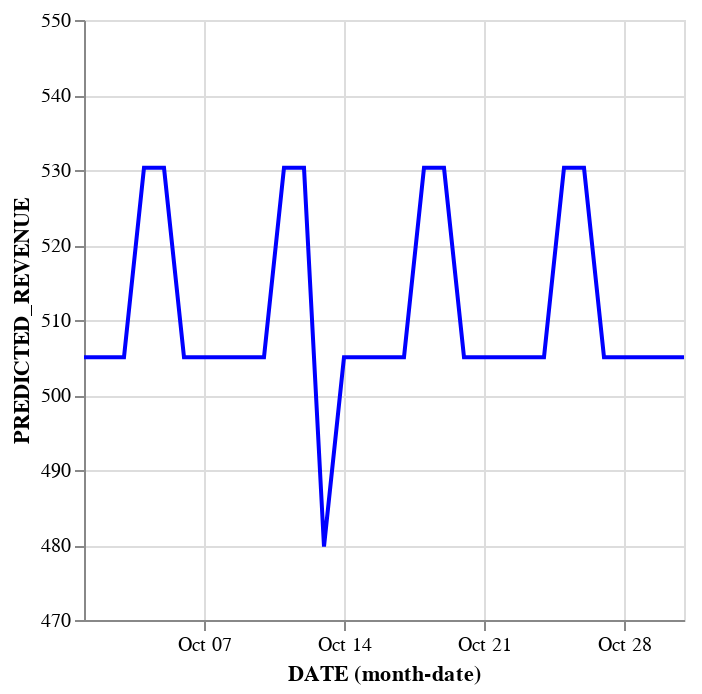

Source (notebook cell):
### Code cell
import altair as alt
alt.data_transformers.disable_max_rows()

chart_predicted = alt.Chart(df_forecast).mark_line(color='blue').encode(
    x='monthdate(DATE):T',
    y=alt.Y('PREDICTED_REVENUE:Q',scale=alt.Scale(domain=[470, 550])),
    tooltip=['DATE', 'PREDICTED_REVENUE']
)
chart_predicted

### Figure 1 — Vega-Lite specification as saved in the notebook (floating-point values rounded to 4 significant figures)
{"config": {"view": {"continuousWidth": 300, "continuousHeight": 300}}, "data": {"name": "data-a7b374b2e79bc1a488ddce3ef46b82c7"}, "mark": {"type": "line", "color": "blue"}, "encoding": {"tooltip": [{"field": "DATE", "type": "temporal"}, {"field": "PREDICTED_REVENUE", "type": "quantitative"}], "x": {"field": "DATE", "timeUnit": "monthdate", "type": "temporal"}, "y": {"field": "PREDICTED_REVENUE", "scale": {"domain": [470, 550]}, "type": "quantitative"}}, "$schema": "https://vega.github.io/schema/vega-lite/v5.20.1.json", "datasets": {"data-a7b374b2e79bc1a488ddce3ef46b82c7": [{"DATE": "2025-10-01T00:00:00.000000", "REVENUE": NaN, "PREDICTED_REVENUE": 505.0}, {"DATE": "2025-10-02T00:00:00.000000", "REVENUE": NaN, "PREDICTED_REVENUE": 505.0}, {"DATE": "2025-10-03T00:00:00.000000", "REVENUE": NaN, "PREDICTED_REVENUE": 505.0}, {"DATE": "2025-10-04T00:00:00.000000", "REVENUE": NaN, "PREDICTED_REVENUE": 530.3}, {"DATE": "2025-10-05T00:00:00.000000", "REVENUE": NaN, "PREDICTED_REVENUE": 530.3}, {"DATE": "2025-10-06T00:00:00.000000", "REVENUE": NaN, "PREDICTED_REVENUE": 505.0}, {"DATE": "2025-10-07T00:00:00.000000", "REVENUE": NaN, "PREDICTED_REVENUE": 505.0}, {"DATE": "2025-10-08T00:00:00.000000", "REVENUE": NaN, "PREDICTED_REVENUE": 505.0}, {"DATE": "2025-10-09T00:00:00.000000", "REVENUE": NaN, "PREDICTED_REVENUE": 505.0}, {"DATE": "2025-10-10T00:00:00.000000", "REVENUE": NaN, "PREDICTED_REVENUE": 505.0}, {"DATE": "2025-10-11T00:00:00.000000", "REVENUE": NaN, "PREDICTED_REVENUE": 530.3}, {"DATE": "2025-10-12T00:00:00.000000", "REVENUE": NaN, "PREDICTED_REVENUE": 530.3}, {"DATE": "2025-10-13T00:00:00.000000", "REVENUE": NaN, "PREDICTED_REVENUE": 479.8}, {"DATE": "2025-10-14T00:00:00.000000", "REVENUE": NaN, "PREDICTED_REVENUE": 505.0}, {"DATE": "2025-10-15T00:00:00.000000", "REVENUE": NaN, "PREDICTED_REVENUE": 505.0}, {"DATE": "2025-10-16T00:00:00.000000", "REVENUE": NaN, "PREDICTED_REVENUE": 505.0}, {"DATE": "2025-10-17T00:00:00.000000", "REVENUE": NaN, "PREDICTED_REVENUE": 505.0}, {"DATE": "2025-10-18T00:00:00.000000", "REVENUE": NaN, "PREDICTED_REVENUE": 530.3}, {"DATE": "2025-10-19T00:00:00.000000", "REVENUE": NaN, "PREDICTED_REVENUE": 530.3}, {"DATE": "2025-10-20T00:00:00.000000", "REVENUE": NaN, "PREDICTED_REVENUE": 505.0}, {"DATE": "2025-10-21T00:00:00.000000", "REVENUE": NaN, "PREDICTED_REVENUE": 505.0}, {"DATE": "2025-10-22T00:00:00.000000", "REVENUE": NaN, "PREDICTED_REVENUE": 505.0}, {"DATE": "2025-10-23T00:00:00.000000", "REVENUE": NaN, "PREDICTED_REVENUE": 505.0}, {"DATE": "2025-10-24T00:00:00.000000", "REVENUE": NaN, "PREDICTED_REVENUE": 505.0}, {"DATE": "2025-10-25T00:00:00.000000", "REVENUE": NaN, "PREDICTED_REVENUE": 530.3}, {"DATE": "2025-10-26T00:00:00.000000", "REVENUE": NaN, "PREDICTED_REVENUE": 530.3}, {"DATE": "2025-10-27T00:00:00.000000", "REVENUE": NaN, "PREDICTED_REVENUE": 505.0}, {"DATE": "2025-10-28T00:00:00.000000", "REVENUE": NaN, "PREDICTED_REVENUE": 505.0}, {"DATE": "2025-10-29T00:00:00.000000", "REVENUE": NaN, "PREDICTED_REVENUE": 505.0}, {"DATE": "2025-10-30T00:00:00.000000", "REVENUE": NaN, "PREDICTED_REVENUE": 505.0}, {"DATE": "2025-10-31T00:00:00.000000", "REVENUE": NaN, "PREDICTED_REVENUE": 505.0}]}}
